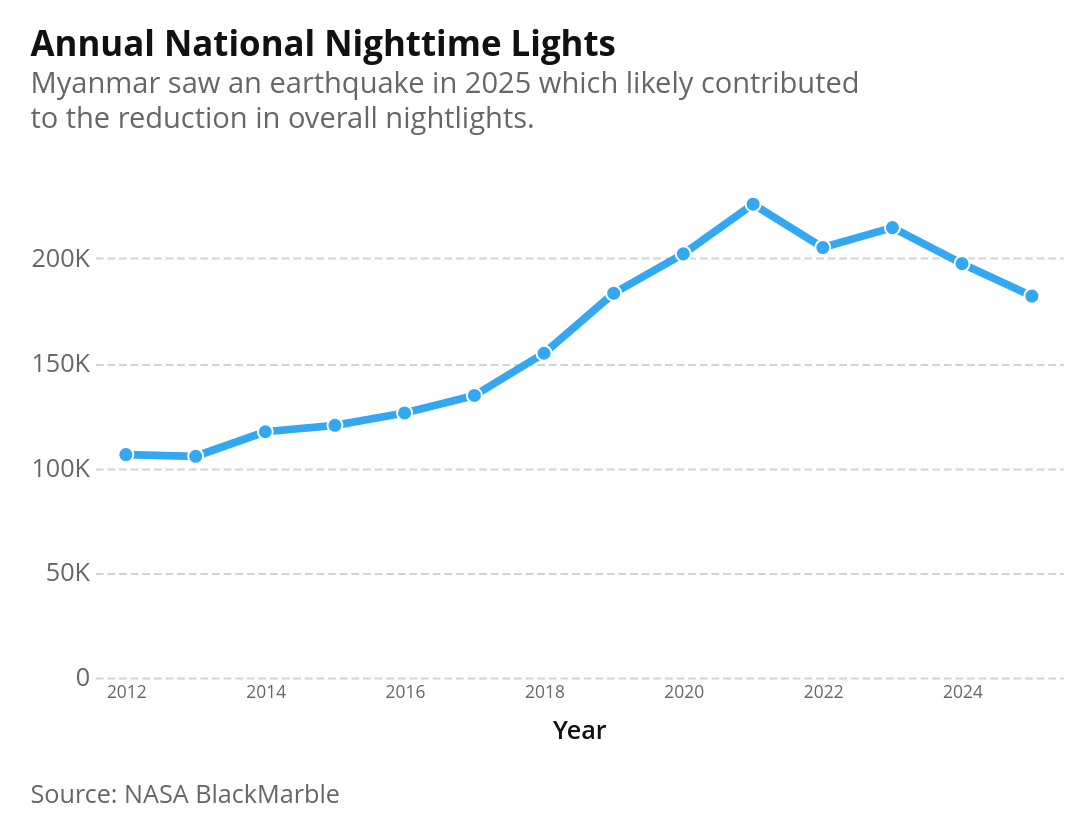

Write notebook code for a chart like this one.
### Markdown cell above
### 1.1 Annual Trends in Nightlights

### Code cell
# Fig 1.1: Annual Trends in Nightlights
chart = (
    alt.Chart(ntl_annual_adm0)
    .mark_line(point=True)
    .encode(
        x=alt.X(
            "date:T",
            title="Year",
            axis=alt.Axis(
                format="%Y", labelFontSize=9, tickCount={"interval": "year", "step": 2}
            ),
            scale=alt.Scale(nice=False, padding=16),
        ),
        y=alt.Y(
            "ntl_sum:Q",
            title="",
            axis=alt.Axis(labelExpr=az.vega_scale_labelExpr()),
        ),
        tooltip=[
            alt.Tooltip("year(date):T", title="Year", format="%Y"),
            alt.Tooltip("ntl_sum:Q", format=",.0f", title="NTL Sum"),
        ],
    )
    .properties(
        width=500,
        height=260,
        title=alt.Title(
            text="Annual National Nighttime Lights",
            subtitle=[
                "Myanmar saw an earthquake in 2025 which likely contributed",
                "to the reduction in overall nightlights.",
            ],
        ),
    )
)
az.add_caption(chart, "Source: NASA BlackMarble")

### Figure 1 — Vega-Lite specification as saved in the notebook (floating-point values rounded to 4 significant figures)
{"config": {"background": "white", "padding": 15, "mark": {"tooltip": true, "color": "#34A7F2"}, "point": {"filled": true, "size": 60, "stroke": "white", "strokeWidth": 1}, "circle": {"filled": true, "stroke": "white", "strokeWidth": 1}, "square": {"filled": true, "stroke": "white", "strokeWidth": 1}, "line": {"strokeWidth": 4, "strokeCap": "round", "strokeJoin": "round"}, "bar": {"cornerRadiusEnd": 0}, "text": {"font": "Open Sans, sans-serif", "fontSize": 13, "fontWeight": 600, "lineHeight": 16, "color": "#111111"}, "area": {"opacity": 0.7}, "arc": {"stroke": "white", "strokeWidth": 1}, "rect": {"stroke": "#8A969F", "strokeWidth": 0.5}, "geoshape": {"stroke": "#666666", "strokeWidth": 0.3, "strokeJoin": "round", "strokeCap": "round"}, "title": {"font": "Open Sans, sans-serif", "fontSize": 18, "fontWeight": 700, "lineHeight": 22, "color": "#111111", "anchor": "start", "offset": 21, "subtitleFont": "Open Sans, sans-serif", "subtitleFontSize": 15, "subtitleFontWeight": 400, "subtitleLineHeight": 18, "subtitleColor": "#666666", "subtitlePadding": 3}, "axis": {"domain": false, "grid": true, "gridColor": "#CED4DE", "gridDash": [4, 2], "gridWidth": 1, "labelFont": "Open Sans, sans-serif", "labelFontSize": 13, "labelFontWeight": 400, "labelColor": "#666666", "labelPadding": 3, "tickColor": "#CED4DE", "tickSize": 5, "tickCount": 5, "titleFont": "Open Sans, sans-serif", "titleFontSize": 13, "titleFontWeight": 600, "titleColor": "#111111", "titlePadding": 9}, "axisX": {"grid": false, "tickSize": 0, "labelAngle": 0}, "axisY": {"domain": false, "ticks": false, "gridColor": "#CED4DE", "gridDash": [4, 2], "gridWidth": 1}, "axisQuantitative": {"tickCount": 5}, "axisBand": {"labelPadding": 6, "tickSize": 0}, "axisTemporal": {"grid": false}, "legend": {"labelFont": "Open Sans, sans-serif", "labelFontSize": 13, "labelFontWeight": 600, "labelColor": "#111111", "titleFont": "Open Sans, sans-serif", "titleFontSize": 13, "titleFontWeight": 600, "titleColor": "#111111", "titlePadding": 3, "symbolSize": 196, "symbolStrokeWidth": 0, "padding": 0, "offset": 21, "columnPadding": 21, "rowPadding": 6, "labelOffset": 6, "orient": "bottom", "labelLimit": 200, "titleLimit": 400, "layout": {"bottom": {"direction": "vertical", "anchor": "start"}}}, "view": {"stroke": null, "continuousWidth": 600, "continuousHeight": 400}, "range": {"category": ["#34A7F2", "#FF9800", "#664AB6", "#4EC2C0", "#F3578E", "#081079", "#0C7C68", "#AA0000", "#DDDA21"], "diverging": ["#920000", "#BD6126", "#E3A763", "#EFEFEF", "#80BDE7", "#3587C3", "#025288"], "heatmap": ["#E3F6FD", "#75CCEC", "#089BD4", "#0169A1", "#023B6F"], "ordinal": ["#E3F6FD", "#75CCEC", "#089BD4", "#0169A1", "#023B6F"], "ramp": ["#E3F6FD", "#75CCEC", "#089BD4", "#0169A1", "#023B6F"]}, "scale": {"bandPaddingInner": 0.2, "bandPaddingOuter": 0.1, "pointPadding": 0.5}, "header": {"labelFont": "Open Sans, sans-serif", "labelFontSize": 13, "labelFontWeight": 600, "labelColor": "#111111", "titleFont": "Open Sans, sans-serif", "titleFontSize": 15, "titleFontWeight": 600, "titleColor": "#111111"}, "concat": {"spacing": 18}, "facet": {"spacing": 18}, "selection": {"point": {"on": "click", "clear": "dblclick"}, "interval": {"mark": {"fill": "#0071BC", "fillOpacity": 0.15, "stroke": "#0071BC", "strokeWidth": 1}}}}, "vconcat": [{"mark": {"type": "line", "point": true}, "encoding": {"tooltip": [{"field": "date", "format": "%Y", "timeUnit": "year", "title": "Year", "type": "temporal"}, {"field": "ntl_sum", "format": ",.0f", "title": "NTL Sum", "type": "quantitative"}], "x": {"axis": {"format": "%Y", "labelFontSize": 9, "tickCount": {"interval": "year", "step": 2}}, "field": "date", "scale": {"nice": false, "padding": 16}, "title": "Year", "type": "temporal"}, "y": {"axis": {"labelExpr": "datum.value === 0 ? '0' : abs(datum.value) >= 1e9 ? (datum.value/1e9 === round(datum.value/1e9) ? '' + format(datum.value/1e9, ',.0f') + 'B' : abs(datum.value/1e9) >= 100 ? '' + format(datum.value/1e9, ',.0f') + 'B' : abs(datum.value/1e9) >= 1 ? '' + format(datum.value/1e9, ',.1f') + 'B' : '' + format(datum.value/1e9, ',.2f') + 'B') : abs(datum.value) >= 1e6 ? (datum.value/1e6 === round(datum.value/1e6) ? '' + format(datum.value/1e6, ',.0f') + 'M' : abs(datum.value/1e6) >= 100 ? '' + format(datum.value/1e6, ',.0f') + 'M' : abs(datum.value/1e6) >= 1 ? '' + format(datum.value/1e6, ',.1f') + 'M' : '' + format(datum.value/1e6, ',.2f') + 'M') : abs(datum.value) >= 1e4 ? (datum.value/1e3 === round(datum.value/1e3) ? '' + format(datum.value/1e3, ',.0f') + 'K' : abs(datum.value/1e3) >= 100 ? '' + format(datum.value/1e3, ',.0f') + 'K' : abs(datum.value/1e3) >= 1 ? '' + format(datum.value/1e3, ',.1f') + 'K' : '' + format(datum.value/1e3, ',.2f') + 'K') : (datum.value === round(datum.value) ? '' + format(datum.value, ',.0f') + '' : abs(datum.value) >= 100 ? '' + format(datum.value, ',.0f') + '' : abs(datum.value) >= 1 ? '' + format(datum.value, ',.1f') + '' : '' + format(datum.value, ',.2f') + '')"}, "field": "ntl_sum", "title": "", "type": "quantitative"}}, "height": 260, "title": {"text": "Annual National Nighttime Lights", "subtitle": ["Myanmar saw an earthquake in 2025 which likely contributed", "to the reduction in overall nightlights."]}, "width": 500}], "data": {"name": "data-37a012f5b915861b3a85b628b384359b"}, "title": {"text": "Source: NASA BlackMarble", "anchor": "start", "color": "#666666", "font": "Open Sans, sans-serif", "fontSize": 13, "fontWeight": 400, "lineHeight": 20, "offset": 21, "orient": "bottom"}, "$schema": "https://vega.github.io/schema/vega-lite/v6.1.0.json", "datasets": {"data-37a012f5b915861b3a85b628b384359b": [{"ADM0_EN": "Myanmar", "ADM0_PCODE": "MMR", "date": "2012-01-01T00:00:00", "ntl_valid_pixels": 3350000.0, "ntl_sum": 106400.0, "ntl_mean": 0.03175, "ntl_ind_5km_sum": 33620.0, "ntl_noind_5km_sum": 75560.0, "ntl_ind_10km_sum": 47510.0, "ntl_noind_10km_sum": 60920.0}, {"ADM0_EN": "Myanmar", "ADM0_PCODE": "MMR", "date": "2013-01-01T00:00:00", "ntl_valid_pixels": 3350000.0, "ntl_sum": 105500.0, "ntl_mean": 0.03151, "ntl_ind_5km_sum": 35540.0, "ntl_noind_5km_sum": 72990.0, "ntl_ind_10km_sum": 49730.0, "ntl_noind_10km_sum": 57920.0}, {"ADM0_EN": "Myanmar", "ADM0_PCODE": "MMR", "date": "2014-01-01T00:00:00", "ntl_valid_pixels": 3350000.0, "ntl_sum": 117200.0, "ntl_mean": 0.035, "ntl_ind_5km_sum": 41320.0, "ntl_noind_5km_sum": 79360.0, "ntl_ind_10km_sum": 57180.0, "ntl_noind_10km_sum": 62410.0}, {"ADM0_EN": "Myanmar", "ADM0_PCODE": "MMR", "date": "2015-01-01T00:00:00", "ntl_valid_pixels": 3350000.0, "ntl_sum": 120300.0, "ntl_mean": 0.03591, "ntl_ind_5km_sum": 44420.0, "ntl_noind_5km_sum": 79360.0, "ntl_ind_10km_sum": 60610.0, "ntl_noind_10km_sum": 62040.0}, {"ADM0_EN": "Myanmar", "ADM0_PCODE": "MMR", "date": "2016-01-01T00:00:00", "ntl_valid_pixels": 3350000.0, "ntl_sum": 126200.0, "ntl_mean": 0.03767, "ntl_ind_5km_sum": 48000.0, "ntl_noind_5km_sum": 81840.0, "ntl_ind_10km_sum": 65080.0, "ntl_noind_10km_sum": 63510.0}, {"ADM0_EN": "Myanmar", "ADM0_PCODE": "MMR", "date": "2017-01-01T00:00:00", "ntl_valid_pixels": 3350000.0, "ntl_sum": 134500.0, "ntl_mean": 0.04016, "ntl_ind_5km_sum": 51960.0, "ntl_noind_5km_sum": 86690.0, "ntl_ind_10km_sum": 70860.0, "ntl_noind_10km_sum": 66260.0}, {"ADM0_EN": "Myanmar", "ADM0_PCODE": "MMR", "date": "2018-01-01T00:00:00", "ntl_valid_pixels": 3350000.0, "ntl_sum": 154700.0, "ntl_mean": 0.04617, "ntl_ind_5km_sum": 60330.0, "ntl_noind_5km_sum": 99020.0, "ntl_ind_10km_sum": 82240.0, "ntl_noind_10km_sum": 75330.0}, {"ADM0_EN": "Myanmar", "ADM0_PCODE": "MMR", "date": "2019-01-01T00:00:00", "ntl_valid_pixels": 3350000.0, "ntl_sum": 183300.0, "ntl_mean": 0.05471, "ntl_ind_5km_sum": 71730.0, "ntl_noind_5km_sum": 117300.0, "ntl_ind_10km_sum": 98630.0, "ntl_noind_10km_sum": 88110.0}, {"ADM0_EN": "Myanmar", "ADM0_PCODE": "MMR", "date": "2020-01-01T00:00:00", "ntl_valid_pixels": 3350000.0, "ntl_sum": 202000.0, "ntl_mean": 0.06032, "ntl_ind_5km_sum": 79350.0, "ntl_noind_5km_sum": 128800.0, "ntl_ind_10km_sum": 110100.0, "ntl_noind_10km_sum": 95730.0}, {"ADM0_EN": "Myanmar", "ADM0_PCODE": "MMR", "date": "2021-01-01T00:00:00", "ntl_valid_pixels": 3350000.0, "ntl_sum": 225700.0, "ntl_mean": 0.06739, "ntl_ind_5km_sum": 84490.0, "ntl_noind_5km_sum": 147800.0, "ntl_ind_10km_sum": 118700.0, "ntl_noind_10km_sum": 111300.0}, {"ADM0_EN": "Myanmar", "ADM0_PCODE": "MMR", "date": "2022-01-01T00:00:00", "ntl_valid_pixels": 3350000.0, "ntl_sum": 205000.0, "ntl_mean": 0.06121, "ntl_ind_5km_sum": 75840.0, "ntl_noind_5km_sum": 135400.0, "ntl_ind_10km_sum": 105800.0, "ntl_noind_10km_sum": 103200.0}, {"ADM0_EN": "Myanmar", "ADM0_PCODE": "MMR", "date": "2023-01-01T00:00:00", "ntl_valid_pixels": 3350000.0, "ntl_sum": 214600.0, "ntl_mean": 0.06405, "ntl_ind_5km_sum": 76840.0, "ntl_noind_5km_sum": 144400.0, "ntl_ind_10km_sum": 107200.0, "ntl_noind_10km_sum": 111400.0}, {"ADM0_EN": "Myanmar", "ADM0_PCODE": "MMR", "date": "2024-01-01T00:00:00", "ntl_valid_pixels": 3350000.0, "ntl_sum": 197400.0, "ntl_mean": 0.05892, "ntl_ind_5km_sum": 76880.0, "ntl_noind_5km_sum": 127000.0, "ntl_ind_10km_sum": 105600.0, "ntl_noind_10km_sum": 95600.0}, {"ADM0_EN": "Myanmar", "ADM0_PCODE": "MMR", "date": "2025-01-01T00:00:00", "ntl_valid_pixels": 3350000.0, "ntl_sum": 181900.0, "ntl_mean": 0.05431, "ntl_ind_5km_sum": 75080.0, "ntl_noind_5km_sum": 112700.0, "ntl_ind_10km_sum": 102500.0, "ntl_noind_10km_sum": 83010.0}]}}
